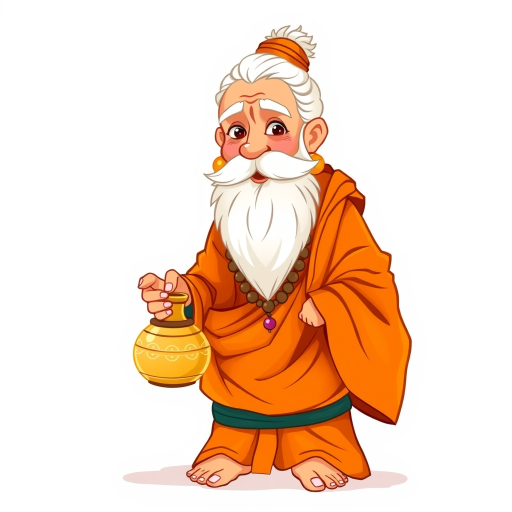
#> input picture channels/kadha/art/raw/agastya.jpg, 1024 x 1024 px (shown at 1/2 size)
$ python -i generate.py   (imports and definitions only)
#> lines starting #> are read from the running program, lines starting #| are printed output that depends on the picture
#!/usr/bin/env python3
"""Generate Kadhapetti Ramayanam art with Cloudflare Workers AI (FLUX.1-schnell, Apache-2.0).
Token is injected by the network proxy for api.cloudflare.com. Usage: python3 generate.py [name ...]"""
import base64, json, os, sys, urllib.request
from PIL import Image, ImageDraw
ACCOUNT = "d93a3d51bd1c05e669119b7955ac7aba"
HERE = os.path.dirname(os.path.abspath(__file__))
STYLE = ("for a children's devotional storybook, cute soft painted digital illustration, warm traditional Indian devotional art style, "
         "clean outlines, kind gentle expression, standing full body front view, plain pure white background, no text, no frame")
BGSTYLE = "children's storybook background painting, soft painted digital illustration, warm colours, no people, no text"
CHARS = {
 "rama": "Young Lord Rama, warm dusky brown Indian skin tone (NOT blue skin), gentle face, tall ornate golden crown with jewels, golden necklaces and armlets, yellow silk dhoti, saffron angavastram, holding a curved wooden archery bow in one hand, quiver of arrows on his back, ",
 "sita": "Goddess Sita, young graceful princess, fair skin, red silk saree with golden border, small golden crown, jasmine flowers in hair, gold jewellery, holding a lotus, ",
 "lakshmana": "Young prince Lakshmana, fair skin, golden crown, golden jewellery, orange silk dhoti, red angavastram, holding a curved wooden archery bow, quiver of arrows on back, ",
 "bharata": "Young prince Bharata, wheat brown skin, golden crown, golden jewellery, green silk dhoti, yellow angavastram, hands folded in namaste, ",
 "shatrughna": "Young prince Shatrughna, fair skin, golden crown, golden jewellery, purple silk dhoti, yellow angavastram, holding a small sword, ",
 "hanuman": "Lord Hanuman, friendly devotional vanara, reddish orange fur face, golden crown, golden jewellery, red dhoti, holding a golden mace gada on his shoulder, other hand raised in blessing, ",
 "dasharatha": "King Dasharatha of Ayodhya, elderly kind king, white beard and moustache, tall golden crown, royal maroon and gold robes, white dhoti, gold jewellery, ",
 "kausalya": "Queen Kausalya, kind elderly-young queen, fair skin, yellow silk saree with red border, golden crown, gold jewellery, ",
 "kaikeyi": "Queen Kaikeyi, beautiful queen, wheat skin, purple silk saree with golden border, golden crown, gold jewellery, ",
 "sumitra": "Queen Sumitra, gentle queen, fair skin, green silk saree with golden border, golden crown, gold jewellery, ",
 "vishwamitra": "Sage Vishwamitra, wise elderly rishi, long white beard, white hair tied in a bun, saffron robes, rudraksha beads, holding a wooden staff, ",
 "ravana": "King Ravana of Lanka for kids, ten heads in a row each with a golden crown, dark skin, grand red and black royal robes, gold jewellery, proud but not scary, ",
 "vibhishana": "Vibhishana, kind noble demon prince, dark skin, golden crown, white and gold royal robes, hands folded in namaste, ",
 "jatayu": "Jatayu the brave giant eagle, golden brown feathers, wise kind eyes, wings spread, ",
 "rama_child": "Little child prince Rama, about 5 years old, warm dusky brown Indian skin tone (NOT blue skin), small golden crown, yellow dhoti, gold jewellery, cute smile, ",
 "lakshmana_child": "Little child prince Lakshmana, about 5 years old, fair skin, small golden crown, orange dhoti, gold jewellery, cute smile, ",
 "bharata_child": "Little child prince Bharata, about 5 years old, wheat skin, small golden crown, green dhoti, gold jewellery, cute smile, ",
 "parashurama": "Sage Parashurama, strong warrior sage, long white beard, matted hair bun, saffron robes, rudraksha beads, holding a large axe (parashu) over his shoulder, stern but kind face, not scary, ",
 "vasishtha": "Sage Vasishtha, royal guru of Ayodhya, calm wise elderly rishi, long white beard, white hair bun with small rudraksha crown, white and saffron robes, holding a kamandalu water pot, ",
 "manthara": "Manthara, elderly palace maid, grey hair in a bun, plain brown and green cotton saree, holding a walking stick, sly scheming expression but cartoon friendly, not scary, ",
 "janaka": "King Janaka of Mithila, wise gentle middle-aged king, short black beard, golden crown, cream and gold royal robes, rudraksha beads, kind smile, ",
 "ahalya": "Ahalya, gentle graceful sage's wife, kind serene face, white and light yellow cotton saree, simple flower in hair, rudraksha bracelet, hands folded in namaste, peaceful smile, ",
 "guha": "Guha, friendly king of the boatmen tribe, dark brown skin, strong kind face, short black beard, simple headband with peacock feather, white dhoti, wooden boat oar in one hand, warm smile, ",
 "sumantra": "Sumantra, loyal elderly royal charioteer and minister, grey moustache, white turban with small jewel, cream and maroon robes, cute chibi proportions like a children's cartoon, full body head to toe visible with feet, kind sad face, ",
 "bharadwaja": "Sage Bharadwaja, kind elderly rishi, long grey beard, hair in a top bun, light orange robes, rudraksha beads, holding a wooden staff, warm welcoming smile, cute chibi proportions, full body head to toe visible with feet, ",
 "rama_forest": "Young Lord Rama during forest exile, warm dusky brown Indian skin tone (NOT blue skin), gentle face, NO crown, long black hair tied up in a hermit's top-knot bun (jata), simple tree-bark cloth garment (valkalam) in earthy brown and ochre wrapped like a dhoti with a bark-cloth upper cloth, rudraksha bead necklace, holding a curved wooden archery bow, quiver of arrows on his back, cute chibi proportions, full body head to toe visible with feet, ",
 "lakshmana_forest": "Young prince Lakshmana during forest exile, fair skin, NO crown, black hair tied up in a hermit's top-knot bun (jata), simple tree-bark cloth garment (valkalam) in earthy brown and ochre wrapped like a dhoti with a bark-cloth upper cloth, rudraksha beads, holding a curved wooden archery bow, quiver of arrows on back, alert brave face, cute chibi proportions, full body head to toe visible with feet, ",
 "sita_forest": "Goddess Sita during forest exile, young graceful, fair skin, NO crown and NO gold jewellery, long black hair in a simple braid with white jasmine and forest flowers, simple tree-bark cloth saree (valkalam) in soft earthy brown and ochre, small red bindi, holding a lotus, gentle smile, cute chibi proportions, full body head to toe visible with feet, ",
 "sutikshna": "Sage Sutikshna, kind middle-aged rishi with a short dark-grey beard, hair in a top knot, light orange robes, rudraksha beads, holding a kamandalu water pot, warm smile, full body head to toe visible with feet, ",
 "agastya": "Sage Agastya, short and sturdy wise old rishi with a long white beard and bright kind eyes, hair in a top bun, deep saffron robes, rudraksha beads, holding a kamandalu water pot, radiant calm smile, full body head to toe visible with feet, ",
 "khara": "Khara, a big rakshasa general drawn cute and comic for small children (not scary, no fangs, no weapons), dark green skin, round belly, bushy black moustache, red and black armour, small horns on a golden helmet, grumpy cartoon frown, arms crossed, full body head to toe visible with feet, ",
 "shoorpanakha": "Shoorpanakha, a tall rakshasi princess drawn cute and funny for children (not scary, no fangs, no claws), green-purple dress, lots of shiny gold jewellery, long wavy dark hair, big curious mischievous eyes, hands on hips, full body head to toe visible with feet, ",
 "golden_deer": "a magical golden deer with shining golden fur covered in sparkling silver spots, jewel-like blue antlers with tiny gems, big gentle eyes, standing gracefully, glowing softly, full body visible with hooves, ",
 "maricha": "Maricha, an old rakshasa uncle drawn cute and comic for small children (not scary, no fangs, no weapons), grey-blue skin, long thin grey beard, worried kind face, simple brown sage-like robe with rudraksha beads, thin and bent, full body head to toe visible with feet, ",
 "atri": "Sage Atri, kind very old rishi, long flowing white beard, white hair in a top bun, light saffron robes, rudraksha beads, holding a wooden staff, gentle smile, full body head to toe visible with feet, ",
 "anasuya": "Anasuya Devi, kind elderly hermit mother, gentle wrinkled smiling face, white and light orange cotton saree, grey hair in a bun with flowers, rudraksha bracelet, hands together in blessing, full body head to toe visible with feet, ",
 "shatrughna_child": "Little child prince Shatrughna, about 5 years old, fair skin, small golden crown, purple dhoti, gold jewellery, cute smile, ",
}
BGS = {
 "ayodhya": "the golden city of Ayodhya with a grand ancient Indian palace, temple towers, flags, river Sarayu in front, sunny blue sky, ",
 "palace_hall": "inside a grand ancient Indian royal palace hall, golden pillars, red carpets, lamps, throne, ",
 "forest": "peaceful green Indian forest with tall trees, flowers, deer in distance, sunlight, ",
 "ashram": "a sage's hermitage in the forest, small huts with thatched roofs, sacred fire altar, trees, calm morning, ",
 "river": "calm wide Indian river with a small wooden boat on the bank, palm trees, sunset sky, ",
 "ocean": "vast blue ocean seen from a rocky Indian seashore, waves, sunrise, ",
 "lanka": "golden city of Lanka on a hill across the sea, golden towers and palaces, evening sky, ",
 "ahalya_ashram": "a quiet old empty hermitage in the forest, small hut with thatched roof, a large smooth grey stone shaped like a seated person in the courtyard, soft morning light, falling leaves, ",
 "mithila_court": "grand royal court of Mithila with golden pillars and flower garlands, a single huge ornate golden archery bow lying horizontally on a long decorated golden stand in the centre of the hall, empty hall, no people, no gods, no statues, ",
 "wedding_mandapam": "a beautiful traditional Indian wedding mandapam decorated with marigold and jasmine garlands, banana trees, brass lamps glowing, sacred fire in the centre, festive colours, no people, ",
 "chariot_road": "a royal golden chariot with white horses on a road leaving an ancient Indian city gate, dusty evening light, no people, no letters, no writing, no signboards, no watermark, ",
 "ganga_bank": "the holy river Ganga at dawn, wide calm water, a small wooden boat tied at a sandy bank, tall ingudi trees, soft mist, no signature, no watermark, no letters, ",
 "panchavati": "Panchavati forest clearing beside the wide Godavari river, a small neat leaf-and-bamboo hut (parnashala) under five big banyan trees, flowering bushes, deer grazing, golden morning light, ",
 "chitrakoot": "a small leaf-and-bamboo hut beside a gentle mountain stream at Chitrakoot hill, flowering trees, peacocks, deer, soft golden sunlight, peaceful, no people, no letters, no watermark, ",
 "night_forest": "forest at night under a full moon and stars, fireflies, peaceful, ",
}

def gen(prompt):
    req = urllib.request.Request(f"https://api.cloudflare.com/client/v4/accounts/{ACCOUNT}/ai/run/@cf/black-forest-labs/flux-1-schnell",
        data=json.dumps({"prompt": prompt, "steps": 8}).encode(), headers={"Content-Type": "application/json", "Authorization": "Bearer proxy-injected"})
    with urllib.request.urlopen(req, timeout=180) as r:
        return base64.b64decode(json.load(r)["result"]["image"])

def cutout(src, dst):
#> called with src = 'raw/agastya.jpg', dst = 'out.png'
    im = Image.open(src).convert("RGB"); w, h = im.size
#> in cutout, im is the input picture: PIL image 1024x1024 RGB; mean R, G, B 244.3, 218.8, 200.2
#> after `w, h = im.size`: w = 1024; h = 1024
    key = (255, 0, 255)
    for x, y in [(0, 0), (w - 1, 0), (0, h - 1), (w - 1, h - 1), (w // 2, 0), (0, h // 2), (w - 1, h // 2)]:
        if sum(im.getpixel((x, y))) > 690:
            ImageDraw.floodfill(im, (x, y), key, thresh=40)
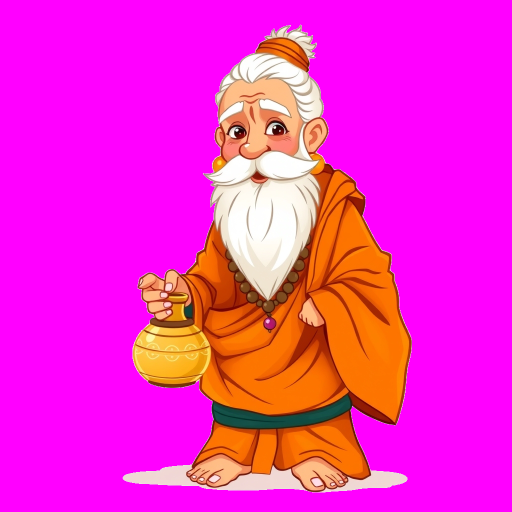
#> im: PIL image 1024x1024 RGB (shown at 1/2 size); mean R, G, B 244.4, 40.9, 200.3
    rgba = im.convert("RGBA"); px = rgba.load()
    for yy in range(h):
        for xx in range(w):
            if px[xx, yy][:3] == key: px[xx, yy] = (0, 0, 0, 0)
    bb = rgba.getbbox(); rgba.crop(bb).save(dst)
#> after `bb = rgba.getbbox()`: bb = (245, 49, 824, 985)
#> after `bb = rgba.getbbox()`:
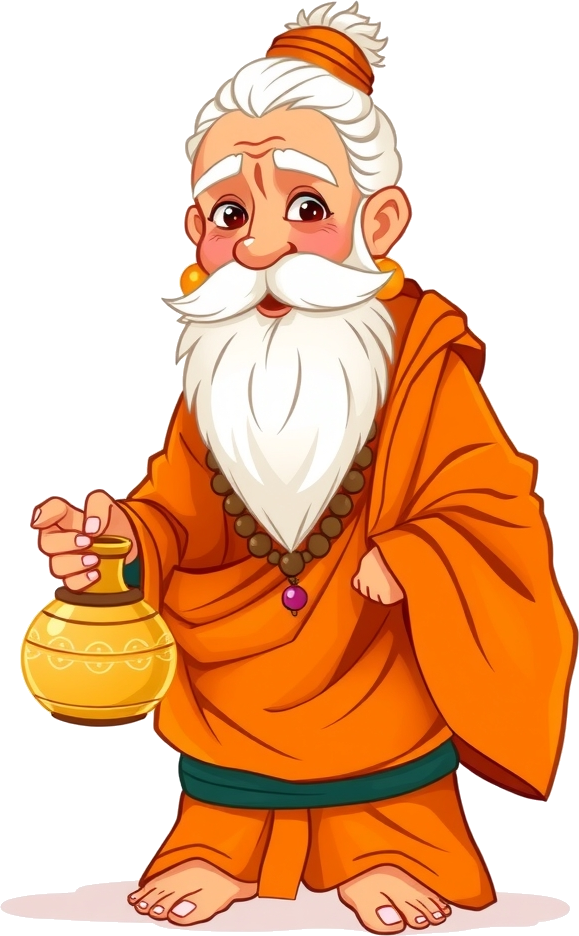
#> saved as out.png: PIL image 579x936 RGBA; mean R, G, B, A 128.4, 79.2, 43.2, 148.9; transparent parts drawn white

# [9 lines not run here, left out]

>>> result = cutout('raw/agastya.jpg', 'out.png')

$ run again, on channels/kadha/art/raw/bharata.jpg
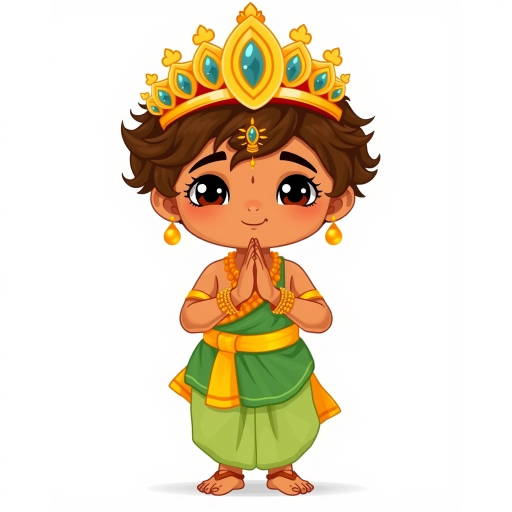
#> input picture channels/kadha/art/raw/bharata.jpg, 1024 x 1024 px (shown at 1/2 size)
#> in cutout, im is the input picture: PIL image 1024x1024 RGB; mean R, G, B 231.5, 218.6, 197.9
#> after the loop in cutout, `for x, y in [(0, 0), (w - 1, 0), (0, h - 1), (w - 1, h - 1), (w // 2, ..`:
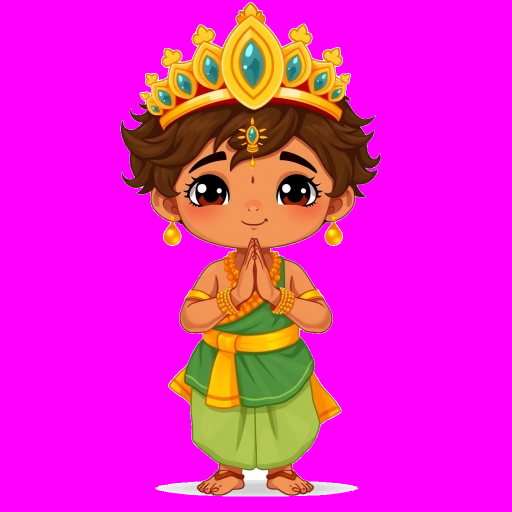
#> im: PIL image 1024x1024 RGB (shown at 1/2 size); mean R, G, B 231.7, 36, 198.4
#> bb = (241, 3, 761, 993)
#> in cutout, `bb = rgba.getbbox()`:
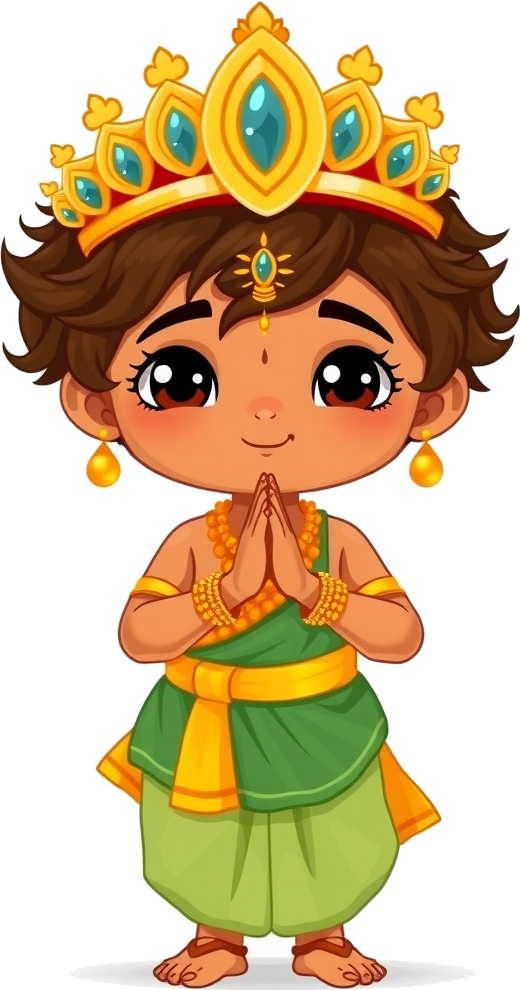
#> saved as out.png: PIL image 520x990 RGBA; mean R, G, B, A 99.4, 73.3, 31.6, 146.9; transparent parts drawn white
